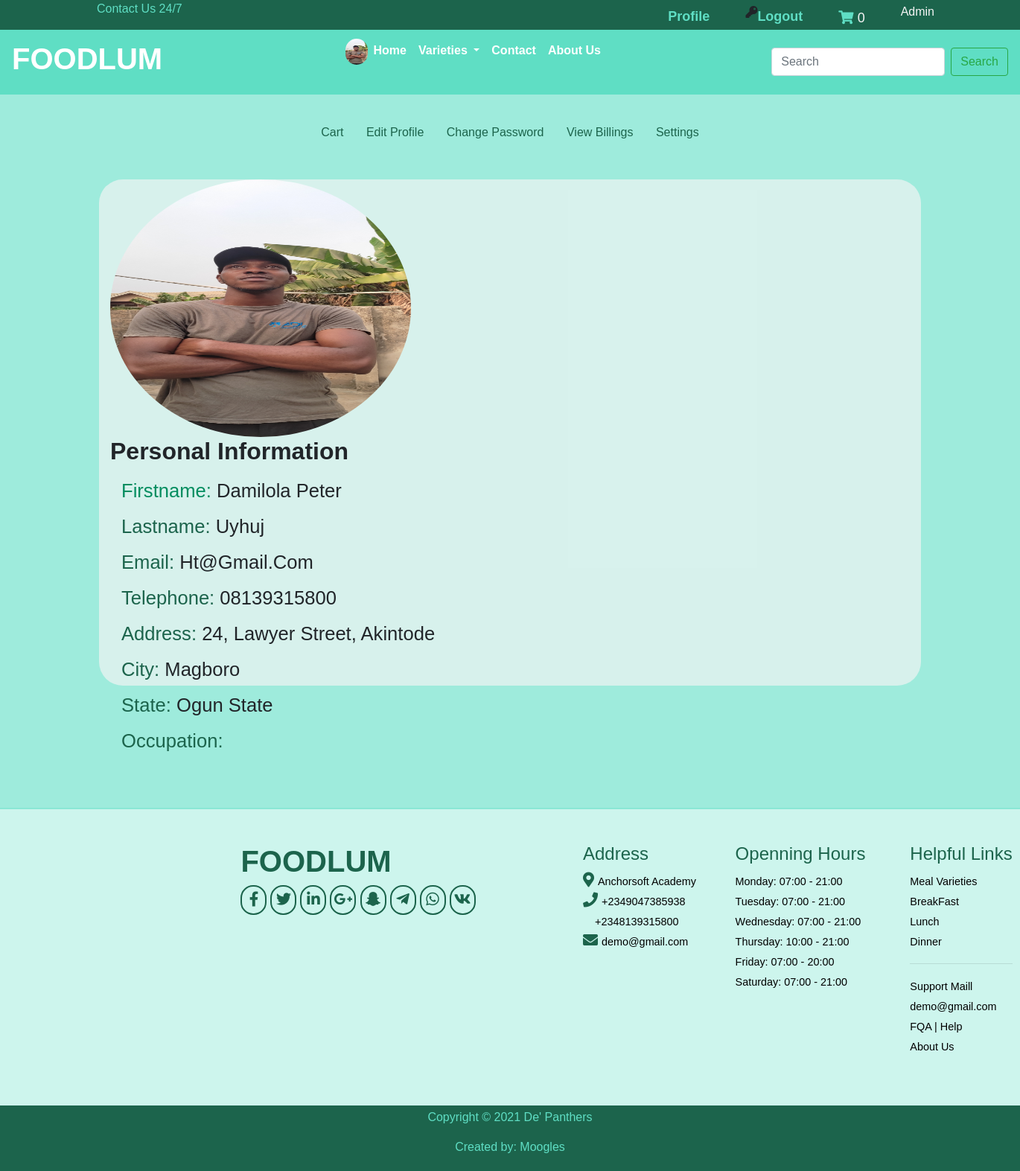
/profile/ (signed in), run on the app's committed database.
### userprofile/models.py (models this page shows, shortened)
class UProfile(models.Model):
    user = models.OneToOneField(User, on_delete=models.CASCADE)
    first_name = models.CharField(max_length=100)
    last_name = models.CharField(max_length=100)
    email = models.EmailField(max_length=100)
    phone = models.CharField(max_length=100, blank=True, null=True)
    address = models.CharField(max_length=100, blank=True, null=True)
    state = models.CharField(max_length=40, blank=True, null=True)
    image = models.ImageField(upload_to ='profile', default='profile.jpg', blank=True, null=True)
    city = models.CharField(max_length=100,blank=True, null=True)
    zip = models.IntegerField(blank=True, null=True)
    cart_code = models.AutoField(primary_key=True, serialize=True)
    class Meta:
        db_table = 'uprofile'
        managed = True
        verbose_name = 'UProfile'
        verbose_name_plural = 'UProfiles'

### foodie/views.py (the view)
# urls.py: path('profile/', views.profile, name='profile'),
@login_required(login_url='loggin')
def profile(request):
    profile = UProfile.objects.get(user__username= request.user.username)
    context={
        'profile':profile,
    }
    return render(request, 'Profile.html', context)

### foodie/context_processor.py (called while the page is built)
def dropdown(request):
    variety= Variety.objects.all()
    context={
        'variety':variety
    }
    return context

def cartpros(request):
    carty= Shopcart.objects.filter(user__username = request.user.username, item_paid=False)
    cartcount = 0
    for item in carty:
        cartcount += item.quantity
    context ={
        'cartcount':cartcount,
    }
    return context

### foodie/templates/Profile.html (shortened to what this page needs)
{% extends 'base.html' %}
{% load static %}
{% load humanize %}
{% block header %}
  {% include "heder.html" %}
{% endblock header %}
{% block content %}
<div class="ii bg-whit" style="margin-bottom: -3.2rem;">
  <div class="fullprofile container-fluid">
    <div class="links container">
      <button class="btn text-success borderless"><a href="{% url 'cart' %}" style="color: #1c644c;text-decoration: none;">Cart</a></button>
      <button class="btn text-success borderless"><a href="{% url 'profileupdate' %}" style="color: #1c644c;text-decoration: none;">Edit Profile</a></button>
      <button class="btn text-success borderless"><a href="{% url 'password_recovery' %}" style="color: #1c644c;text-decoration: none;">Change Password</a></button>
      <button class="btn text-success borderless"><a href="" style="color: #1c644c;text-decoration: none;">View Billings</a></button>
      <button class="btn text-success borderless "><a href="#" style="color: #1c644c;text-decoration: none;">Settings</a></button>
    </div>
    <div class="container sem">
      <div class="row semiprofile mx-auto">
        <div class="col my-auto sme">
          <img src="{{profile.image.url}}" class="rounded-circle rdc" width="404" height="346">
        </div>
        <div class="col col-12 col-sm-8 newrighted my-auto">
          <h4><strong>Personal Information </strong></h4>
          <div class="col-12">
          <small class="c .fle"><span style="color: #038d5f;"> Firstname:</span> {{profile.first_name|title}}</small>
          </div>
          <div class="col-12">
          <small><span style="color: #1c644c;"> Lastname:</span> {{profile.last_name|title}}</small>
          </div>
          <div class="col-12">
          <small><span style="color: #1c644c;"> Email:</span> {{profile.email|title}}</small>
          </div>
          <div class="col-12">
          <small> <span style="color: #1c644c;">Telephone:</span> {{profile.phone|title}}</small>
          </div>
          <div class="col-12">
          <small> <span style="color: #1c644c;">Address:</span> {{profile.address|title}}</small>
          </div>
          <div class="col-12">
          <small> <span style="color: #1c644c;">City:</span> {{profile.city|title}}</small>
          </div>
          <div class="col-12">
          <small><span style="color: #1c644c;">State:</span> {{profile.state|title}}</small>
          </div>
          <div class="col-12">
          <small><span style="color: #1c644c;">Occupation:</span></small>
          </div>
        </div>
      </div>
    </div>
  </div>
</div>
{% endblock content %}
{% block prefoot %}
    {% include 'prefoot_one.html' %}
{% endblock prefoot %}

### foodie/templates/heder.html (shortened to what this page needs)
{% load static %}
{% load sample_tags %}
<div class="topheader container-fluid" style="background: #1c644c">
  <div class="semitop container">
    <div class="lefted text-success">
      <p><a href=""  class="" style="text-decoration: none;color: #5fdec4;">Contact Us 24/7</a></p>
    </div>
    <div class="righted text-right ml-auto">
      {% if user.is_authenticated %}
        <button><a href="{% url 'profile' %}" class="l" style="text-decoration: none;color: #5fdec4;"><strong>Profile</strong></a></button>
        <i class=" fas fa-key mt-2 ml-5"></i>
        <button><a href="{% url 'loggout' %}" class="l" style="text-decoration: none;color: #5fdec4;"><strong>Logout</strong></a></button>
        <button><a href="{% url 'cart' %}" class="o ml-5"><i class="fas fa-shopping-cart mt-2" style="text-decoration: none;color: #5fdec4;"></i>
          {% if cartcount > 0 %}
            <span style="text-decoration: none;color: #5fdec4;">{{cartcount}}</span>
          {% else %}
          0
          {% endif %}
        </a></button>
      {% else %}
        <i class=" fas fa-key mt-2"></i>
        <button><a href="{% url 'loggin' %}" class="l" style="text-decoration: none;color: #5fdec4;"><strong>Login</strong></a></button>
        <button><a href="{% url 'signup' %}" class="l ml-5" style="text-decoration: none;color: #5fdec4;"><strong>Signup</strong></a></button>
      {% endif %}
      {% if user.profile.first_name %}
        <p class="o ml-5 mt-1 bg-primary">Hi {{user.profile.first_name|title}}</p>
      {% else %}
      <p class="o ml-5 mt-1">{{user.username|title}}</p>
      {% endif %}
    </div>
  </div>
</div>
<nav class="navbar navbar-expand-lg navbar-light" style="background: #5fdec4;">
  <a class="navbar-brand text-white" href="{% url 'index'  %}"><h1 style="text-decoration: none;" class="foodlum"><strong>FOODLUM</strong></h1></a>
  <div class="collapse navbar-collapse" id="navbarSupportedContent">
    <ul class="navbar-nav mx-auto">
      {% if user.is_authenticated %}
      <a href="{% url 'profile' %}" class="l"><img src="{{profile.image.url}}" class="img-square h-50 ml-2 mt-1" style="width: 30px;border-radius: 15px;"></a>
      {% endif %}
      <li class="nav-item active">
        <p><a class="nav-link text-white" href="{% url 'index' %}"><strong>Home </strong><span class="sr-only">(current)</span></a></p>
      </li>
      <li class="nav-item dropdown">
        <a class="nav-link dropdown-toggle text-white" href="#" id="navbarDropdown" role="button" data-toggle="dropdown" aria-haspopup="true" aria-expanded="false"><strong>
          Varieties
        </strong></a>
      </li>
      <li class="nav-item">
        <p><a class="nav-link text-white" href="{% url 'contactus' %}" tabindex="-1" aria-disabled="true"><strong> Contact</strong></a></p>
      </li>
      <li class="nav-item">
        <p><a class="nav-link text-white" href="#" tabindex="-1" aria-disabled="true"><strong> About Us</strong></a></p>
      </li>
    </ul>
    <form class="form-inline my-2 my-lg-0" method="POST" action="{% url 'searched' %}">
      <input class="form-control mr-sm-2" name="itemsearch" type="search" placeholder="Search" aria-label="Search">
      <button class="btn btn-outline-success my-2 my-sm-0" type="submit">Search</button>
    </form>
  </div>
</nav>

### foodie/static/css/style.css (style rules this page uses)
* { padding: 0; margin: 0; }
html { overflow-x: hidden; padding: 0; margin: 0; }
body { font-family: Verdana, Geneva, sans-serif; padding: 0; margin: 0; box-sizing: border-box; }
.navbar { position: sticky; z-index: 400; }
.row { margin: 12px; }
.topheader { height: 5vh; }
.semitop { position: relative; }
.righted { position: absolute; top: 0; right: 0; display: flex; }
.righted button { border: none; text-decoration: none; background: none; font-size: large; }
.o, .l { color: whitesmoke; text-decoration: none; }
.ii { background-size: cover; background-repeat: no-repeat; background-position: center; }
.fullprofile { background-color: #5fdec59a; background-size: cover; height: 120vh; position: relative; }
.semiprofile { background-color: rgba(245, 245, 245, 0.664); width: 69rem; height: 85vh; border-radius: 2rem; }
.newrighted { font-size: 2rem; }
.newrighted h4 { font-size: 2rem; }
.links { padding: 32px 0; text-align: center; }

### data on the page
UProfile: image (picture), first_name "Damilola Peter", last_name "Uyhuj", email "Ht@Gmail.Com", phone "08139315800", address "24, Lawyer Street, Akintode", city "Magboro", state "Ogun State"

### other printed values
{{ user.username|title }} "Admin"
